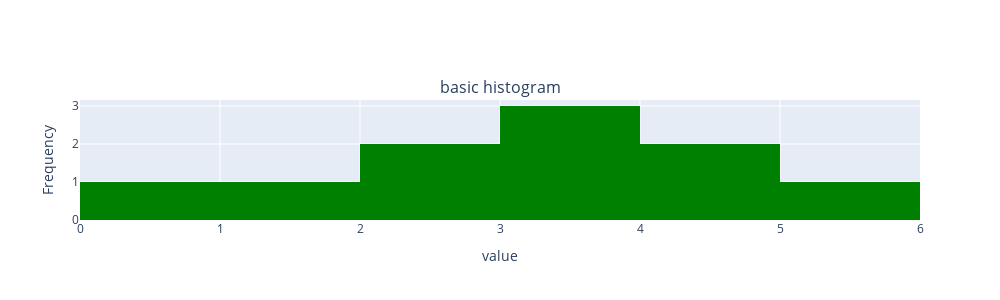
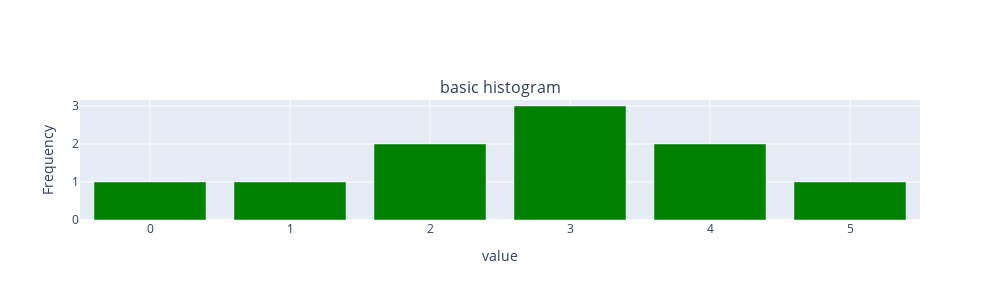

The notebook cell saved with these charts, in order:
### Code cell
# simple histogram plot
data = [0,1,2,2,3,3,3,4,4,5]
h = ep.hist(data=data, min_bin=0, max_bin=6, bin_size=1, name='raw hist', color='green', title='basic histogram',
           xlabel='value')
ep.plot_all([h], outfile=os.path.join('test_figs','basic_hist.png'))
h = ep.bar_hist(data=data, min_bin=0, max_bin=6, bin_size=1, name='raw hist', color='green', title='basic histogram',
           xlabel='value')
ep.plot_all([h], outfile=os.path.join('test_figs','basic_barhist.png'))

### Figure 1 — Plotly figure (JSON) as saved in the notebook; plotly's stock layout.template omitted (floating-point values rounded to 4 significant figures)
{"data": [{"histnorm": "", "marker": {"color": "green"}, "name": "raw hist", "type": "histogram", "x": [0, 1, 2, 2, 3, 3, 3, 4, 4, 5], "xaxis": "x", "xbins": {"end": 6, "size": 1, "start": 0}, "yaxis": "y"}], "layout": {"annotations": [{"font": {"size": 16}, "showarrow": false, "text": "basic histogram", "x": 0.5, "xanchor": "center", "xref": "paper", "y": 1, "yanchor": "bottom", "yref": "paper"}], "height": 300, "showlegend": false, "width": 1000, "xaxis": {"anchor": "y", "autorange": false, "domain": [0, 1], "range": [0, 6], "showgrid": true, "tick0": 0, "title": {"text": "value"}}, "yaxis": {"anchor": "x", "domain": [0, 1], "showgrid": true, "title": {"text": "Frequency"}}}}

### Figure 2 — Plotly figure (JSON) as saved in the notebook; plotly's stock layout.template omitted (floating-point values rounded to 4 significant figures)
{"data": [{"error_y": {"type": "data", "visible": true}, "marker": {"color": "green"}, "name": "raw hist", "type": "bar", "x": [0, 1, 2, 3, 4, 5, 6], "xaxis": "x", "y": [1, 1, 2, 3, 2, 1], "yaxis": "y"}], "layout": {"annotations": [{"font": {"size": 16}, "showarrow": false, "text": "basic histogram", "x": 0.5, "xanchor": "center", "xref": "paper", "y": 1, "yanchor": "bottom", "yref": "paper"}], "height": 300, "showlegend": false, "width": 1000, "xaxis": {"anchor": "y", "domain": [0, 1], "showgrid": true, "title": {"text": "value"}}, "yaxis": {"anchor": "x", "domain": [0, 1], "showgrid": true, "title": {"text": "Frequency"}}}}
